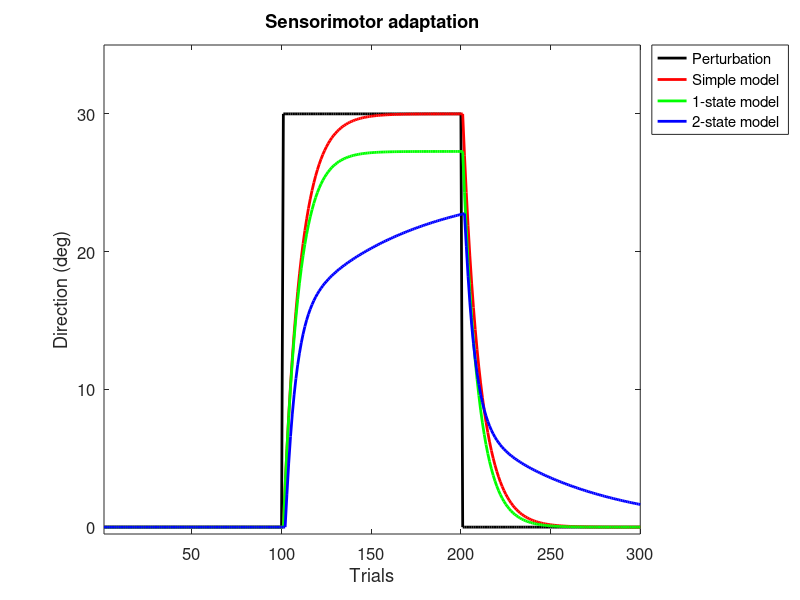
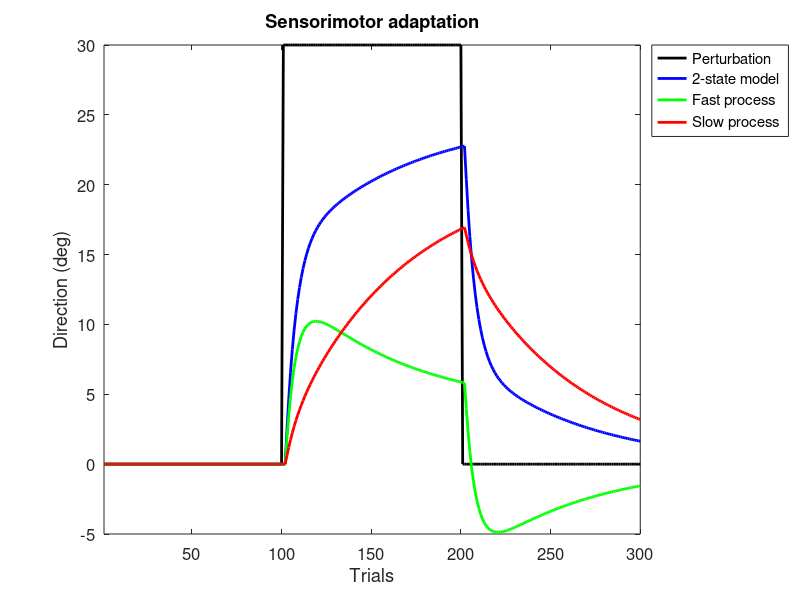
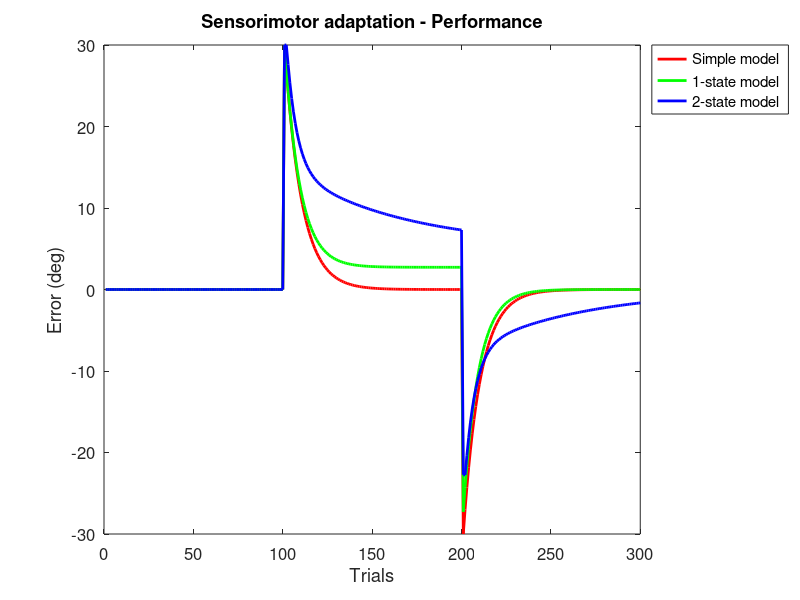

Reproduce these figures in MATLAB, in order.
%--------------------------------------------------------------------------
% FEDERAL UNIVERSITY OF UBERLANDIA
% Faculty of Electrical Engineering
% Biomedical Engineering Lab
% Uberlândia, Brazil
% Developed by: Andrei Nakagawa, MSc
% Contact: andrei.ufu@gmail.com
%--------------------------------------------------------------------------
% Description: Models of sensorimotor adaptation
% Based on the slides from Dr. Robert van Beers, lectured in CoSMo 2015
%--------------------------------------------------------------------------
%Number of trials
N = 300;
%Trials
trials = 1:N;
%Perturbation
i0 = 101;
i1 = 200;
%Degree of perturbation
deg = 30;
%Perturbation
perturbation = zeros(1,N);
perturbation(i0:i1) = deg;
%perturbation(301:400) = deg;
%--------------------------------------------------------------------------
%simple model
%x(i+1) = x(i) + Be(i)
%x(1) = 0
%Learning rate
B = 0.1;
x = zeros(1,N);
e = zeros(1,N);
for i=2:N
  e(i) = perturbation(i-1) - x(i-1);
  x(i) = x(i-1) + B*e(i);
end
%--------------------------------------------------------------------------
%single-state model
%x(i+1) = Ax(i) + Be(i)
Ass = 0.99; %retention factor
Bss = 0.1; %learning rate
xss = zeros(1,N);
ess = zeros(1,N);
for i=2:N
  ess(i) = perturbation(i-1) - xss(i-1);
  xss(i) = Ass*xss(i-1) + Bss*ess(i);
end
%--------------------------------------------------------------------------
%two-state space model
%Smith, et al. (2006): Interacting adaptive process with different
%timescales underlie short-term motor learning
%x(i+1) = Ax(i) + Be(i)
%There are two hidden states
%x1 (fast state): Learns quickly but has poor retention
%x2 (slow state): Learns slowly but has good retention
%output is the sum of both states
%Therefore:
%x1(i+1) = Af*x1(i) + Bf*e(i)
%x2(i+1) = As*x2(i) + Bs*e(i)
%x(i) = x1(i) + x2(i)
%Bf < Bs, Af < As
Af = 0.92;
Bf = 0.06;
As = 0.995;
Bs = 0.02;
ets = zeros(1,N);
x1ts = zeros(1,N);
x2ts = zeros(1,N);
xts = zeros(1,N);
for i=2:N
    ets(i) = perturbation(i-1) - xts(i-1); %error
    x1ts(i) = Af*x1ts(i-1) + Bf*ets(i-1); %fast process
    x2ts(i) = As*x2ts(i-1) + Bs*ets(i-1); %slow process
    xts(i) = x1ts(i) + x2ts(i); %net adaptation
end
%--------------------------------------------------------------------------
%Plots
figure();
plot(trials,perturbation,'k','LineWidth',2);
hold on;
plot(trials,x,'r','LineWidth',2); %Simple model
plot(trials,xss,'g','LineWidth',2); %Single state
plot(trials,xts,'b','LineWidth',2); %Two-state
set(gca,'FontSize',12);
legend('Perturbation','Simple model','1-state model','2-state model',...
'location','northeastoutside');
ylim([-0.5, deg+5]);
xlim([min(trials),max(trials)]);
title('Sensorimotor adaptation');
xlabel('Trials');
ylabel('Direction (deg)');
%--------------------------------------------------------------------------
%Plotting the two-state space model alone
figure();
plot(trials,perturbation,'k','LineWidth',2);
hold on;
plot(trials,xts,'b','LineWidth',2); %Two-state model -> net adaptation
plot(trials,x1ts,'g','LineWidth',2); %Two-state model -> fast process
plot(trials,x2ts,'r','LineWidth',2); %Two-state model -> slow process
set(gca,'FontSize',12);
legend('Perturbation','2-state model', 'Fast process', 'Slow process',...
'location','northeastoutside');
%ylim([-0.5, deg+5]);
xlim([min(trials),max(trials)]);
title('Sensorimotor adaptation');
xlabel('Trials');
ylabel('Direction (deg)');
%--------------------------------------------------------------------------
%Plotting the error curve
figure();
plot(trials,(perturbation-x),'r','LineWidth',2);
hold on;
plot(trials,(perturbation-xss),'g','LineWidth',2);
plot(trials,(perturbation-xts),'b','LineWidth',2);
set(gca,'FontSize',12);
legend('Simple model','1-state model','2-state model',...
'location','northeastoutside');
title('Sensorimotor adaptation - Performance');
xlabel('Trials');
ylabel('Error (deg)');
%--------------------------------------------------------------------------